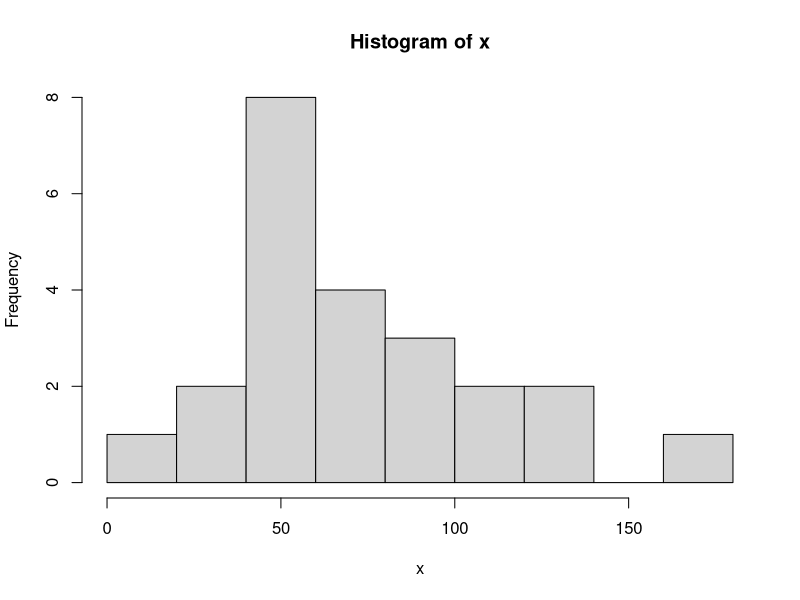
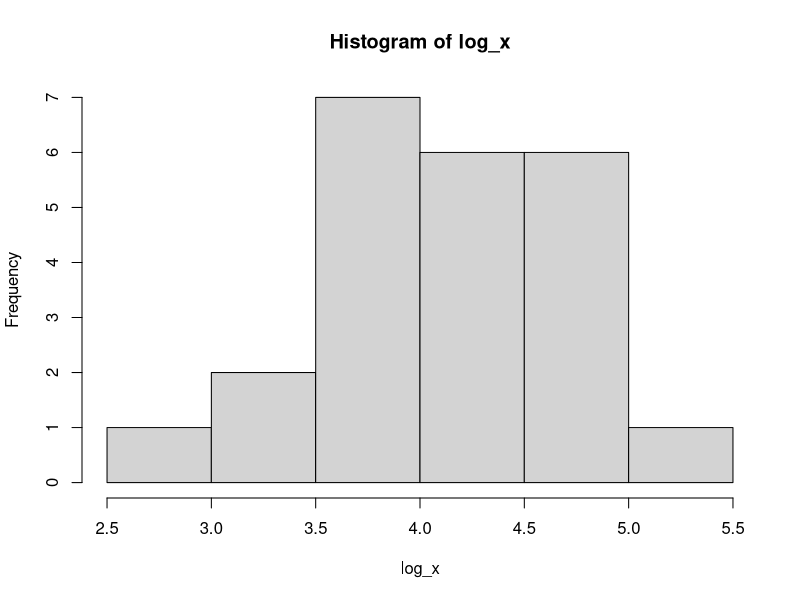

These figures' R source, in order:
## ---- chunk 1

observado <- c(2162, 738, 228, 2876)

probabilidad_hipotetica <- c(1/3,1/8, 1/24, 1/2)

chisq.test(x = observado, p = probabilidad_hipotetica)
 
## ---- chunk 2
x <- c(17.88, 28.92, 33, 41.52, 42.12, 45.6, 48.8, 51.84, 51.96, 54.12, 55.56,
       67.8, 68.44, 68.64, 68.88, 84.12, 93.12, 98.64, 105.12, 105.84, 127.92,
       128.04, 173.4)

log_x <- log(x)

hist(x)
hist(log_x)


## ---- chunk 3

cortes <- qnorm(p = c(0, 1/4, 2/4, 3/4, 1),
                mean = log(50),
                sd = sqrt(0.25))

(intervalos <- cut(c(0, 10), breaks = cortes))

(conteos <- cut(log_x, breaks = cortes))

summary(conteos)
## ---- chunk 4
conteos <- summary(conteos)

chisq.test(conteos)
## ---- chunk 5

cortes <- qnorm(
    p = c(0, 1 / 4, 2 / 4, 3 / 4, 1),
    mean = log(50),
    sd = sqrt(0.25)
)

log_versomilitud <- function(par, cortes, log_x) {
    G <- length(cortes)
    mu <- par[1]
    sigma <- sqrt(par[2])

    pi <- numeric()
    for (k in 1:(G - 1)) {
        pi[k] <- pnorm(q = cortes[k + 1], mean = mu, sd = sigma) -
            pnorm(q = cortes[k], mean = mu, sd = sigma)
    }

    conteos <- cut(log_x, breaks = cortes)
    conteos <- summary(conteos)

    l <- -sum(conteos * log(pi))

    return(l)
}

sol <- optim(par = c(0, 1), fn = log_versomilitud, cortes = cortes, log_x = log_x)

sol$part
## ---- chunk 6
  G <- length(cortes)
  mu <- mean(log_x)
  sigma <- sd(log_x)

  pi <- numeric()
  for (k in 1:(G - 1)) {
      pi[k] <- pnorm(q = cortes[k + 1], mean = mu, sd = sigma) -
          pnorm(q = cortes[k], mean = mu, sd = sigma)
  }

  pi
## ---- chunk 7
chisq.test(conteos, p = pi)
